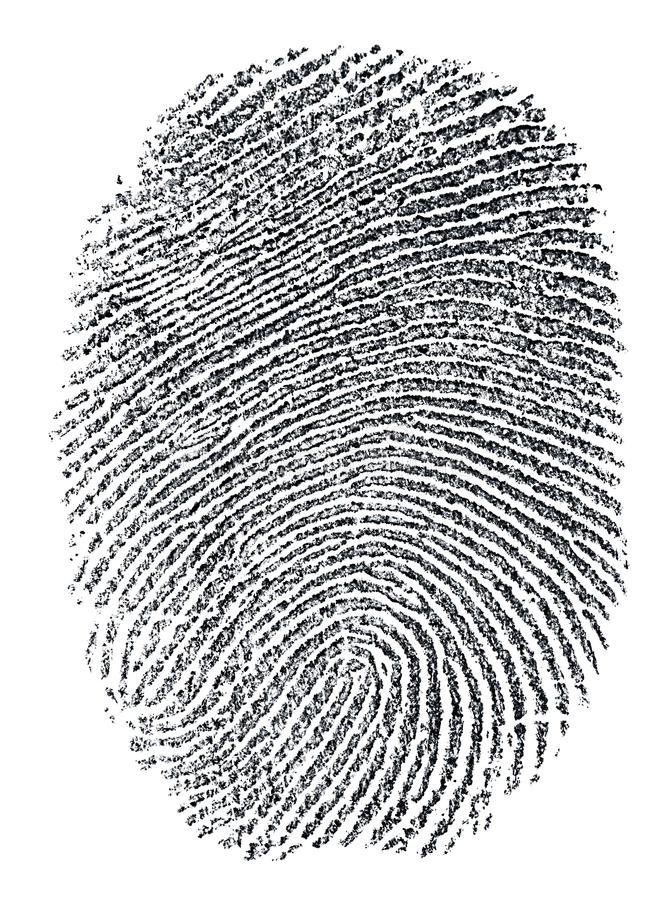
#> input picture fp.jpg, 671 x 900 px, found by its file name
$ jupyter execute --allow-errors Gabor_Filter.ipynb   (older library calls are emulated)
#> lines starting #> are read from the running program, lines starting #| are printed output that depends on the picture
<a href="https://colab.research.google.com/github/Nyamtulla/Gabor-Filter/blob/main/Gabor_Filter.ipynb" target="_parent"></a>

[cell 1]
import matplotlib.pyplot as plt
import cv2
import numpy as np
from google.colab.patches import cv2_imshow

[cell 2]
pic = cv2.imread("/content/drive/MyDrive/DataScience/Gabor_Filter/pic.jpg")
#> (the rest of this cell did not finish here and is left out)

[cell 3]
# cv2.getGaborKernel(ksize, sigma, theta, lambda, gamma, psi, ktype)
# ksize - size of gabor filter (n, n)
# sigma - standard deviation of the gaussian function
# theta - orientation of the normal to the parallel stripes
# lambda - wavelength of the sunusoidal factor
# gamma - spatial aspect ratio
# psi - phase offset
# ktype - type and range of values that each pixel in the gabor kernel can hold
def get_kernal(ksize,sigma,theta, lmd, gamma, psi):

  kernel = cv2.getGaborKernel(ksize, sigma, theta, lmd, gamma, psi, cv2.CV_32F)
  return kernel

kernel = get_kernal(ksize = (30,25),sigma=3,theta=50, lmd=8, gamma=0.8, psi=0)
g_kernel = cv2.resize(kernel, (300, 300), interpolation=cv2.INTER_CUBIC)
plt.imshow(kernel)
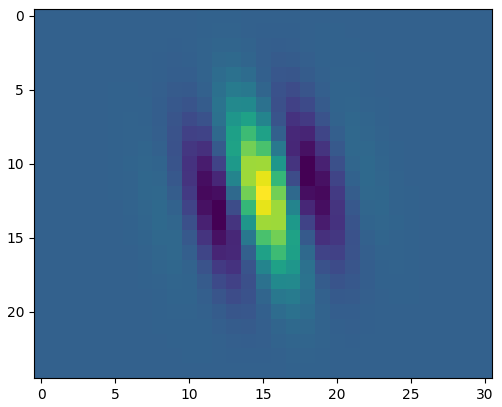
#> figure drawn by matplotlib, 1 panel

#> (a cell that did not finish here is left out)

[cell 5]
fp = cv2.imread("/content/drive/MyDrive/DataScience/Gabor_Filter/fp.jpg")
#> fp is the input picture: shape (900, 671, 3); mean B, G, R 199.4, 198.1, 197.2
#fp = cv2.resize(fp,(300,300))
plt.figure(figsize=(10,10))
plt.grid(which = 'both')
plt.imshow(fp)

[cell 6]
fp_gray = cv2.cvtColor(fp, cv2.COLOR_BGR2GRAY)
# cv2_imshow(img)
kernel2 = get_kernal(ksize = (5,5),sigma=2.7,theta=np.pi/6, lmd=10, gamma=0.7, psi=0)
kernel3 = get_kernal(ksize = (20,20),sigma=2.7,theta=2*np.pi/6, lmd=10, gamma=0.7, psi=0)
kernel4 = get_kernal(ksize = (20,20),sigma=2.7,theta=3*np.pi/6, lmd=10, gamma=0.7, psi=0)
kernel5 = get_kernal(ksize = (20,20),sigma=2.8,theta=4*np.pi/6, lmd=10, gamma=0.8, psi=0)
kernel6 = get_kernal(ksize = (20,20),sigma=3,theta=5*np.pi/6, lmd=10, gamma=0.8, psi=0)
kernel7 = get_kernal(ksize = (20,20),sigma=3,theta=6*np.pi/6, lmd=10, gamma=0.8, psi=0)
fig,ax = plt.subplots(3,2)
ax[0][0].imshow(kernel2)
ax[0][1].imshow(kernel3)
ax[1][0].imshow(kernel4)
ax[1][1].imshow(kernel5)
ax[2][0].imshow(kernel6)
ax[2][1].imshow(kernel7)

filtered = cv2.filter2D(fp_gray, cv2.CV_8UC3, kernel3)
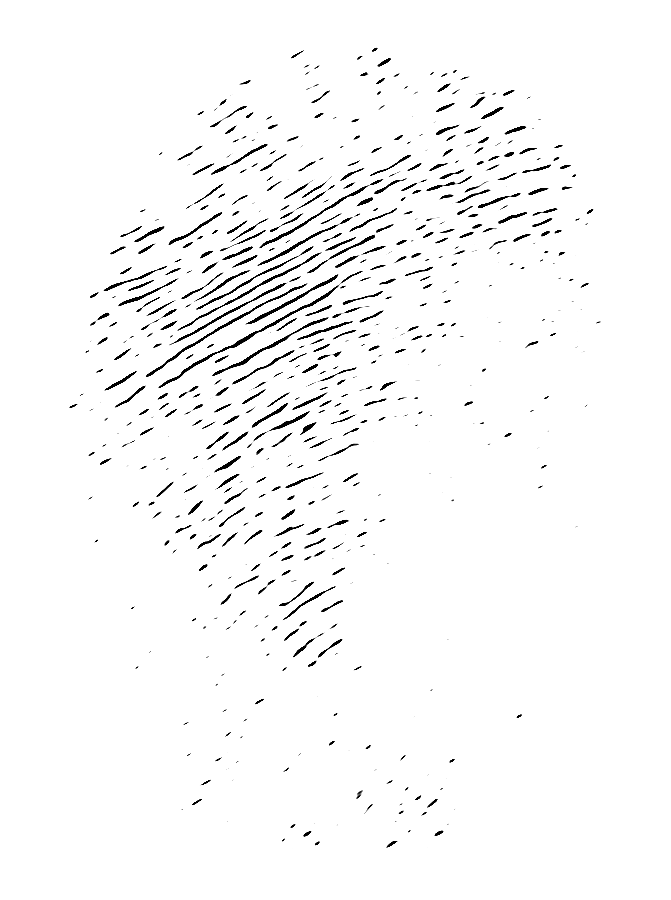
#> filtered: shape (900, 671); min 0, max 255, mean 248.3
filtered1 = cv2.filter2D(fp_gray, cv2.CV_8UC3, kernel5)
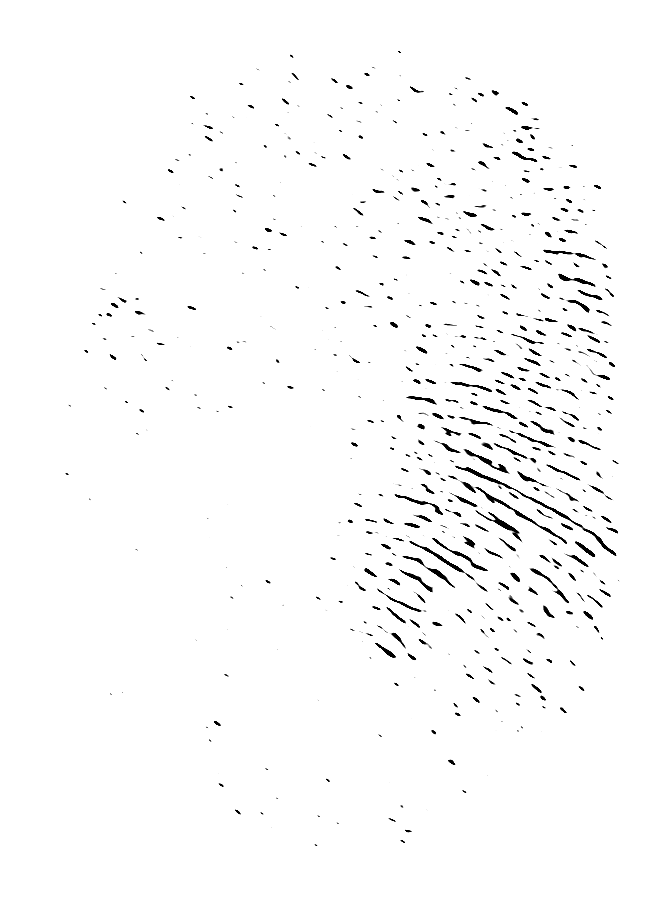
#> filtered1: shape (900, 671); min 0, max 255, mean 250.5
fig1,axe = plt.subplots(1,2)
axe[0].imshow(filtered)
axe[1].imshow(filtered1)
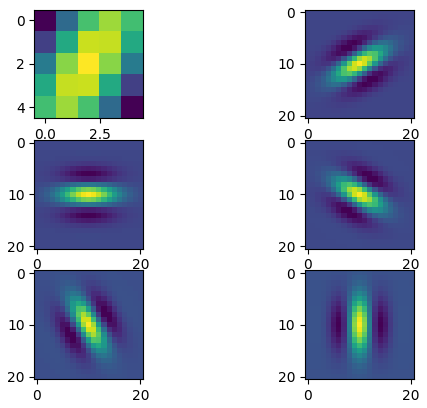
#> figure drawn by matplotlib, 6 panels

[cell 7]
k = np.full((5,5),1/25)
k1 = np.array([[1/10,1/10,1/10],[1/10,1,1/10],[1/10,1/10,1/10]])
k2 = np.array([[1/30,1/30,1/30],[1/30,1,1/30],[1/30,1/30,1/30]])
filtered = cv2.filter2D(fp_gray, cv2.CV_8UC3, k)
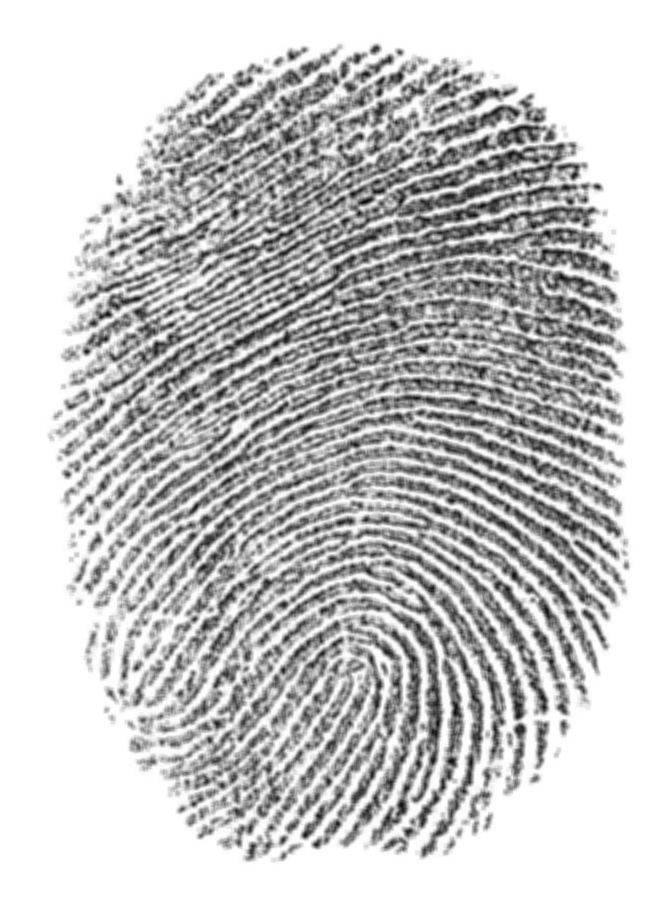
#> filtered: shape (900, 671); min 9, max 255, mean 197.9
filtered = cv2.filter2D(filtered, cv2.CV_8UC3, k1)
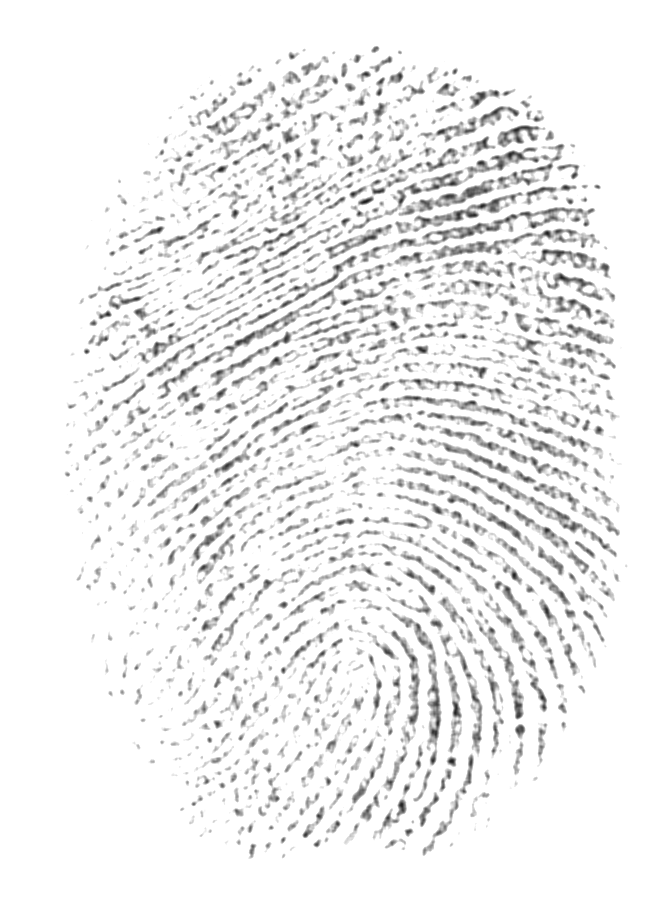
#> filtered: shape (900, 671); min 28, max 255, mean 240
cv2_imshow(k)
cv2_imshow(filtered)
cv2_imshow(fp_gray)
